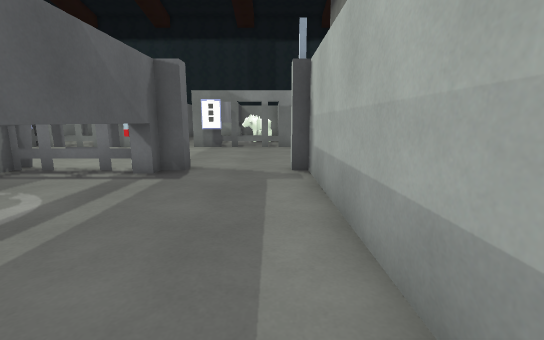
view 1 (above)

24 first-person views from a walk through a scene from a Unity 3-D project. The camera is 1.2 m above the floor, tilts 10° down and sees 90° across. Doors are open. The floor is counted in squares, 1 m on a side. Each view is taken from the middle of a square. On the plan, view 1 faces up. The plan holds only what a view shows up to about 13 squares ahead; the rest is blank. The place goes on beyond the plan.

view 2
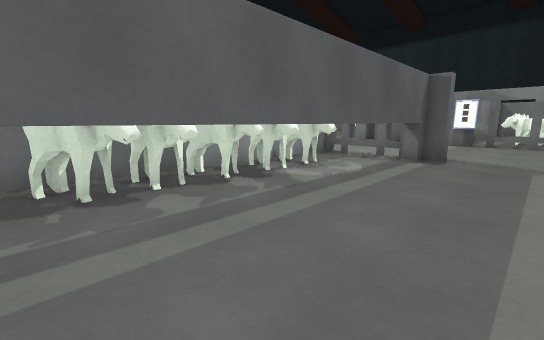

view 3
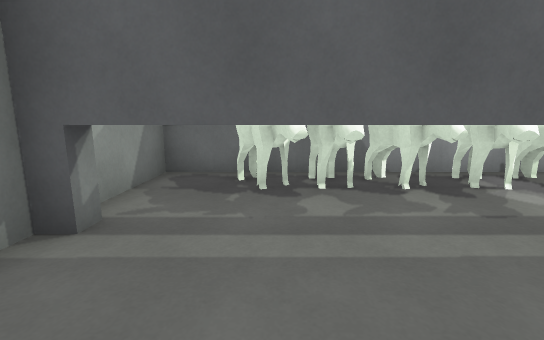

view 4
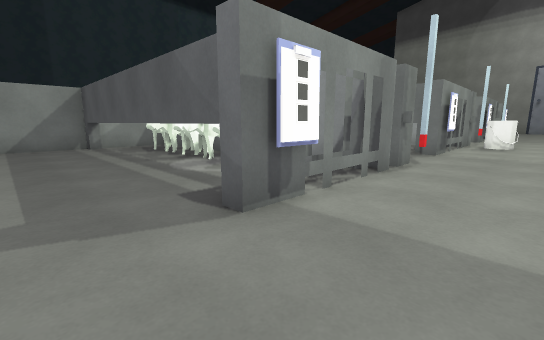

view 5
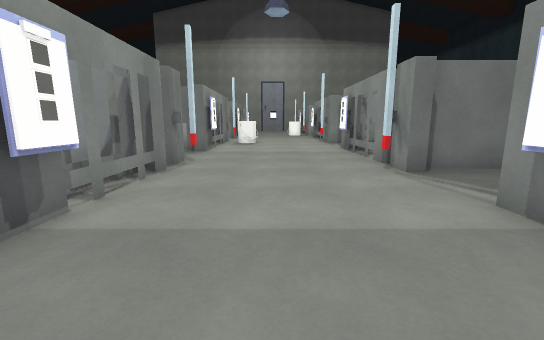

view 6
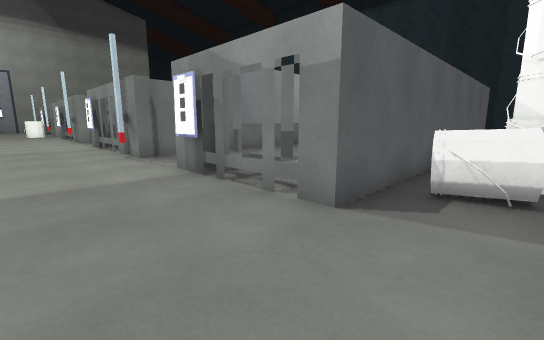

view 7
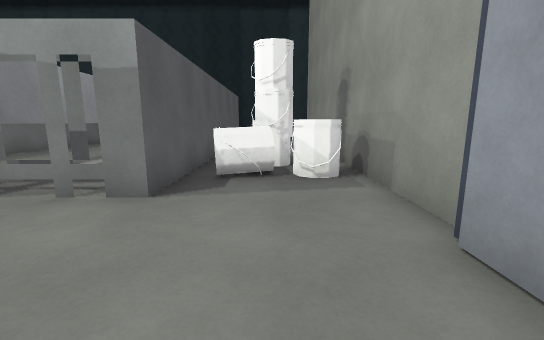

view 8
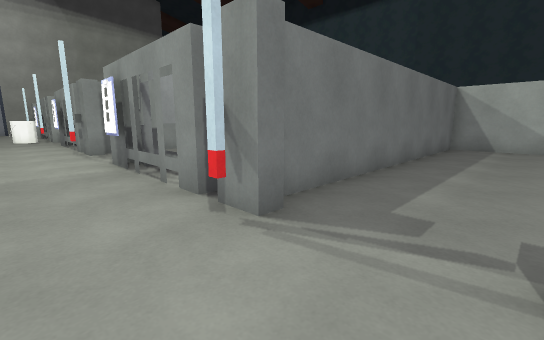

view 9
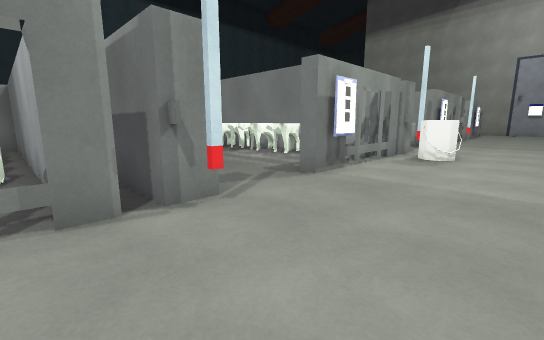

view 10
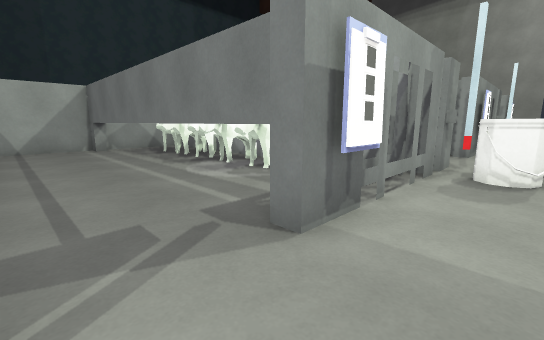

view 11
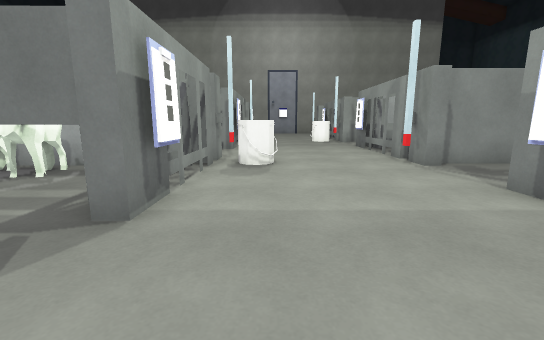

view 12
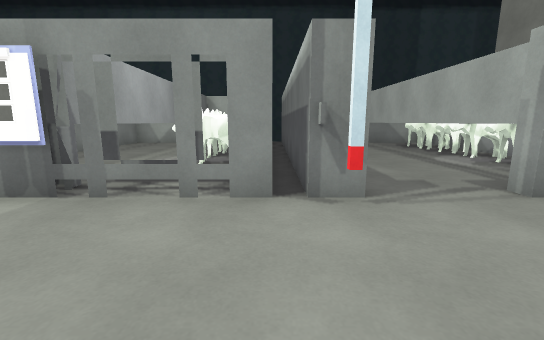

view 13
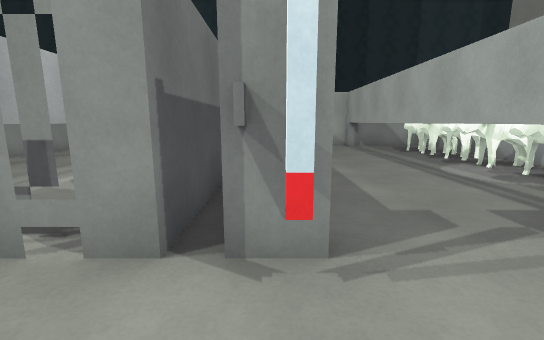

view 14
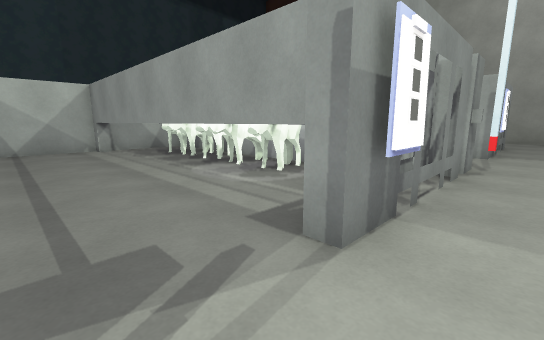

view 15
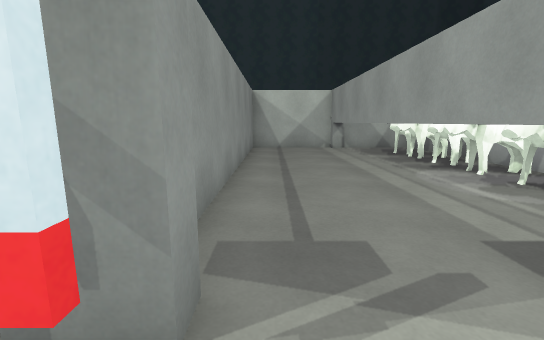

view 16
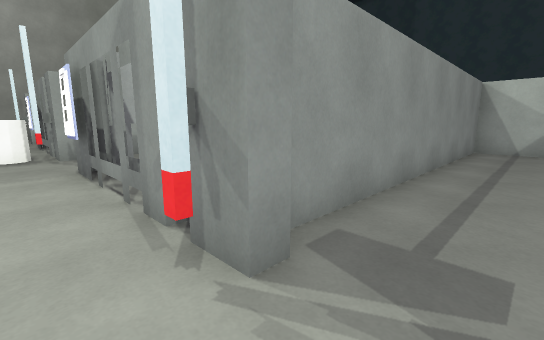

view 17
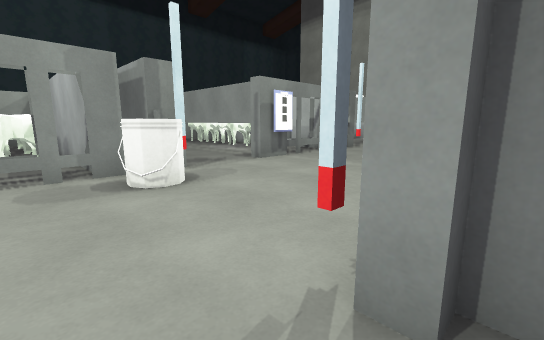

view 18
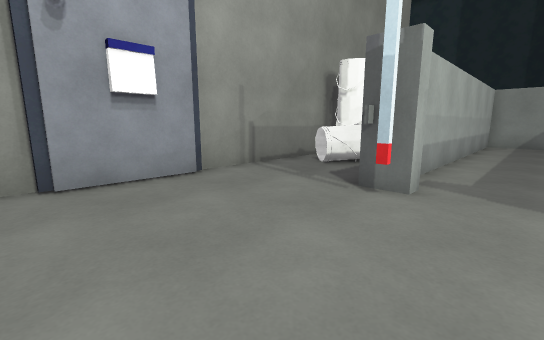

view 19
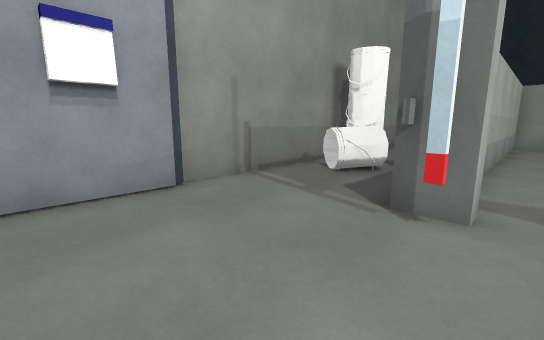

view 20
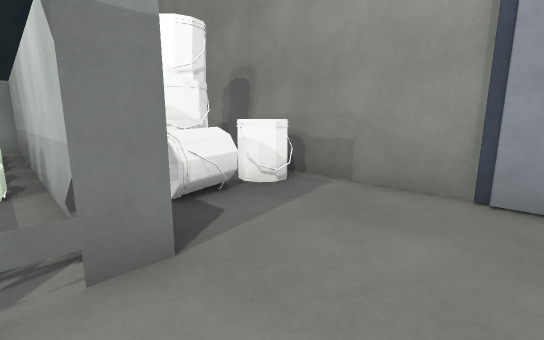

view 21
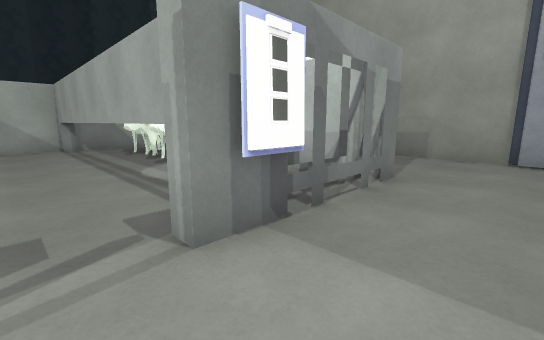

view 22
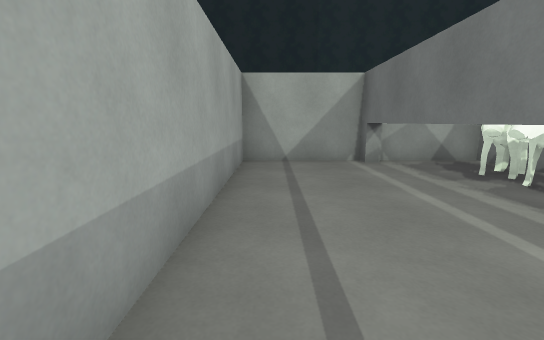

view 23
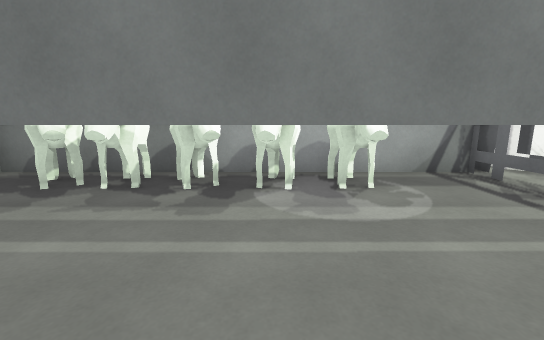

view 24
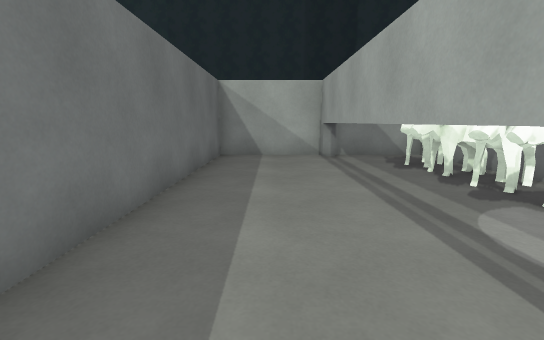

### Floor plan
Key: @ floor where view 1 was taken; # wall or solid block; x gap in a wall; . floor; D open door; v drop or lower ground; T thing the floor can be seen under or through; B bucket; O other object.
Columns run from 22 left of view 1 to 5 right of it. Each row starts with its distance up from view 1.
 26                        v
 25       ##################   v
 24       #...# . ##...# . #   v
 23       #...# OO##...# OO#
 22       #...#OOO##...#OOO#   v
 21       #...#OOO##...#OOO#   v
 20       #...#OOO##...#OOO#   v
 19       #...#OOO##...#OOO#   v
 18       #...#OOO##...#OOO#   v
 17       #...#OOO##...#OOO#OOOv
 16       #...#...##...#...#OOOv
 15  #    #...#...##...#...#OOOv
 14 ###.  #...##.###...##.##...#
 13 DO#.###DD.O#.###DD.O#.##...#
 12 ...........................#
 11 ...........................#
 10 ...........................#
  9 ......B....................#
  8 ...DDBB.....DD#......DD#...#
  7 #OxDD###.#OxDD###.#OxDD#...#
  6  #...##...#...##...T...#...#
  5  #.. ##...#...##...T...#.OOv
  4 O#..  #OOO#...##OOOT...# OOv
  3  #.   #OO##...##OO T...# OOx
  2  #    #OOO#...##OOOT...#   v
  1       #OOO#...##OOOT...#  .v
  0       #OO #...##OO T..@#  .v
 -1       #OOO#...##OOO#...#   v
 -2       #OOO#...##OOO#...#   v
 -3       #OO #...##OO #...#   v
 -4       #   #...##   #...#
 -5       ##################

Where each view was taken, in squares from view 1:
view 1: 0 up, 0 right, facing up
view 2: 3 down, 0 right, facing up-left
view 3: 2 down, 0 right, facing left
view 4: 10 up, 0 right, facing down-left
view 5: 10 up, 0 right, facing left
view 6: 10 up, 3 right, facing up-left
view 7: 9 up, 3 right, facing up
view 8: 11 up, 4 left, facing up-left
view 9: 11 up, 6 left, facing down-left
view 10: 9 up, 9 left, facing down-left
view 11: 9 up, 8 left, facing left
view 12: 9 up, 8 left, facing up
view 13: 11 up, 7 left, facing up
view 14: 12 up, 15 left, facing up-right
view 15: 12 up, 15 left, facing up
view 16: 12 up, 14 left, facing up-left
view 17: 14 up, 14 left, facing down-left
view 18: 12 up, 1 left, facing down-right
view 19: 11 up, 0 right, facing down-right
view 20: 11 up, 0 right, facing up-right
view 21: 11 up, 5 left, facing up-right
view 22: 4 up, 9 left, facing down
view 23: 2 up, 9 left, facing left
view 24: 15 up, 5 left, facing up
